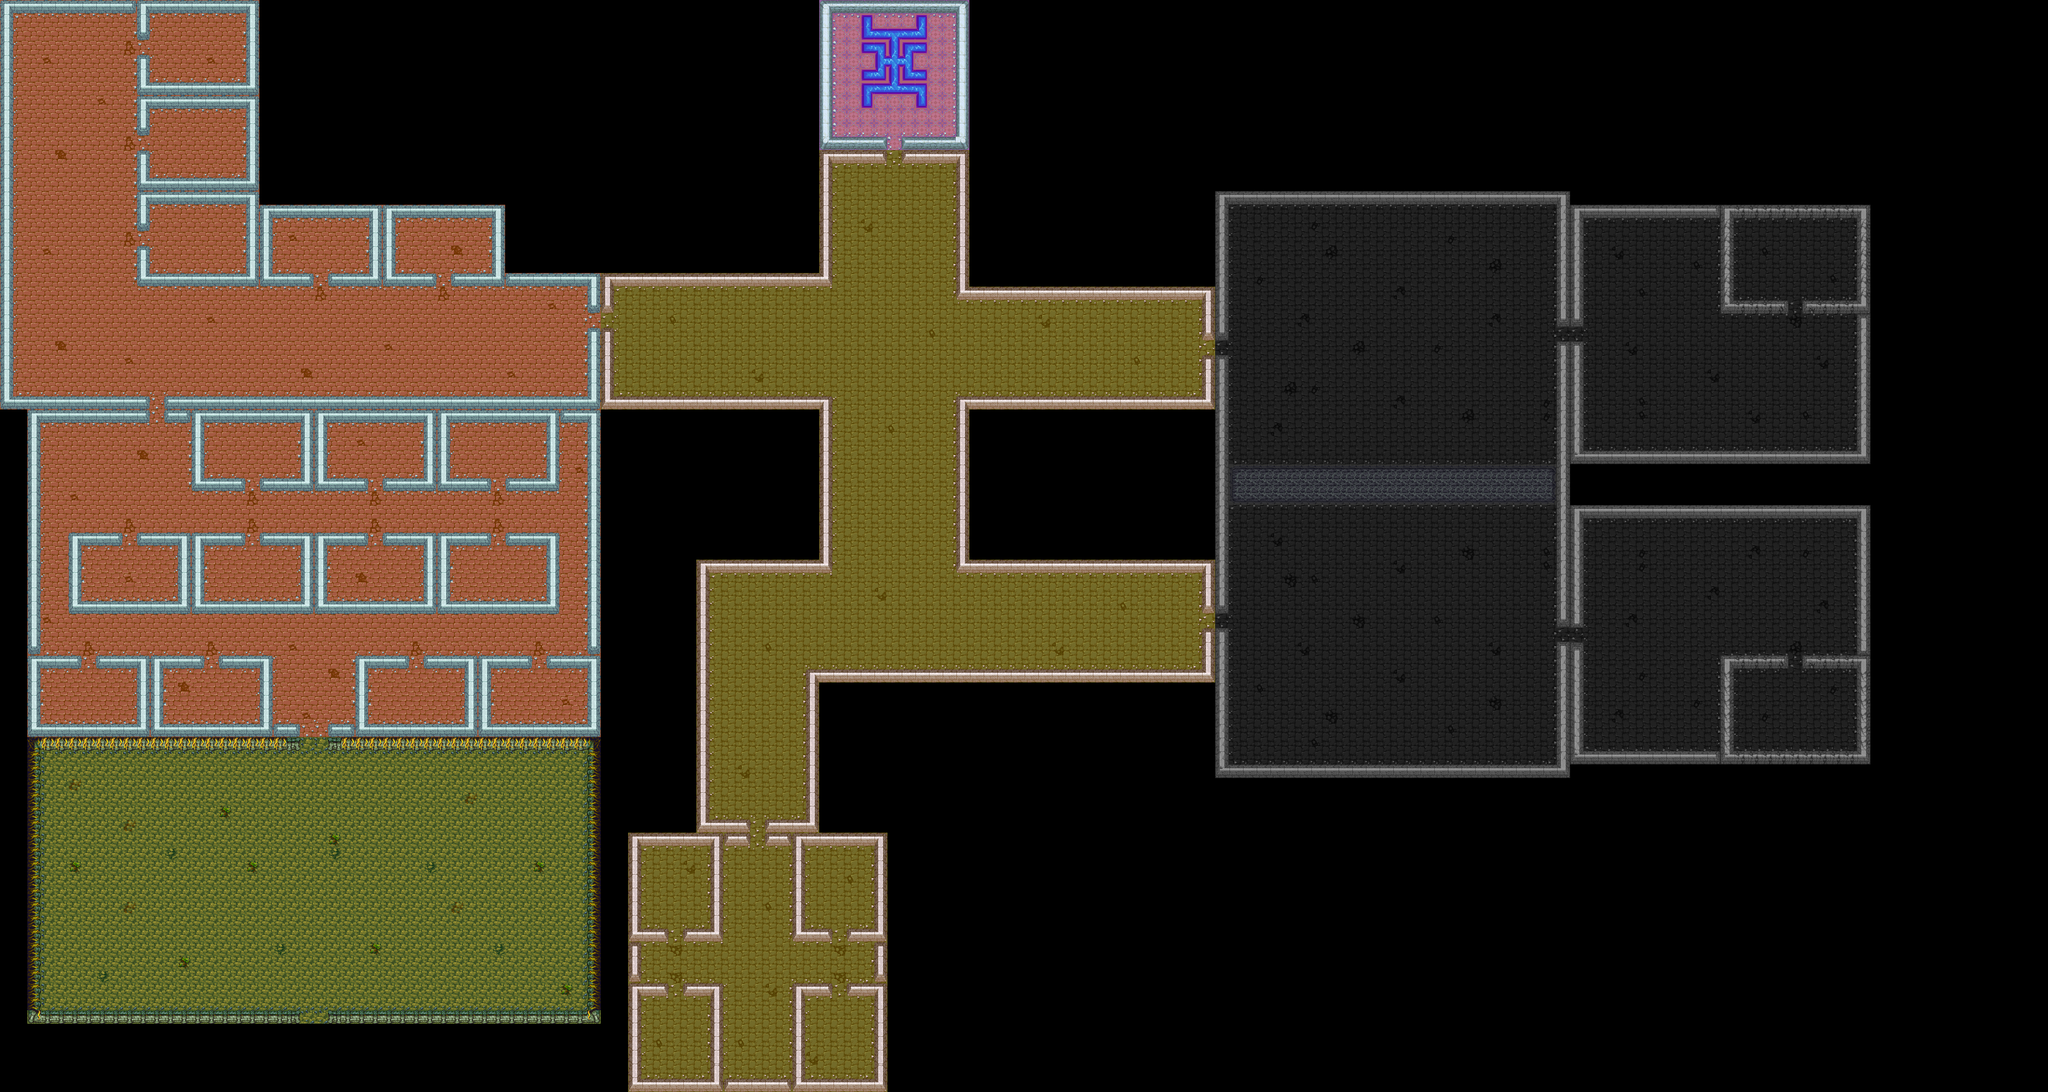

This game map was drawn from its Tiled (.tmx) file and the tilesets committed beside it. A one-line description and the trimmed map source follow:
An orthogonal 150x80 tile map with 24x24 px tiles, 1 tile layer (Capa de Patrones 1), 2 tilesets.

<map version="1.0" tiledversion="1.1.3" orientation="orthogonal" renderorder="right-up" width="150" height="80" tilewidth="24" tileheight="24" infinite="0" nextobjectid="1">
 <tileset firstgid="1" name="tileset_stage_2" tilewidth="24" tileheight="24" spacing="1" margin="1" tilecount="2304" columns="24">
  <image source="tileset_stage_2.png" trans="00ffff" width="600" height="2400" />
 </tileset>
 <tileset firstgid="2305" name="tileset_stage_1" tilewidth="24" tileheight="24" spacing="1" margin="1" tilecount="3888" columns="27">
  <image source="tileset_stage_1.png" trans="00ffff" width="675" height="3600" />
 </tileset>
 <layer name="Capa de Patrones 1" width="150" height="80">
  <data>[12000 cells, 6329 non-empty, 138 distinct tile ids]</data>
 </layer>
</map>
